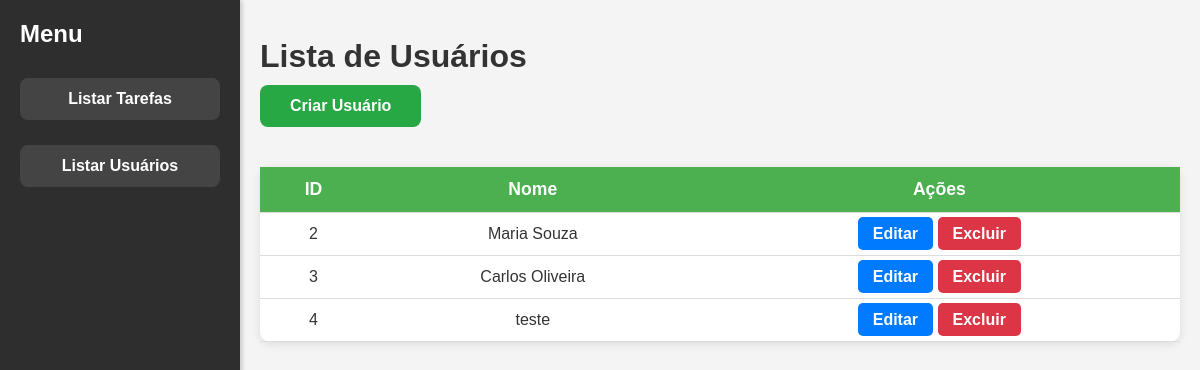
/?rota=usuarios, run on an earlier commit of the app's database.
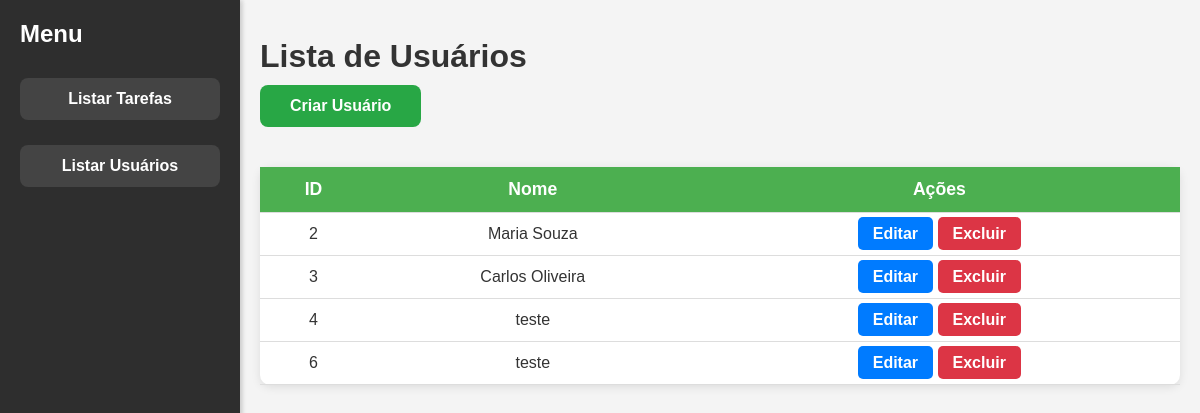
And on a later commit of the database.
### tables this page shows
CREATE TABLE responsaveis (
        id INTEGER PRIMARY KEY AUTOINCREMENT,
        nome TEXT NOT NULL,
        email TEXT NOT NULL,
        senha TEXT NOT NULL
    );

### src/controllers/UserController.php (called while the page is built, shortened)
<?php
require_once __DIR__ . '/../models/UserModel.php';
class UserController
{
    private $model;
    public function __construct()
    {
        $this->model = new UserModel();
    }
    public function index()
    {
        $usuarios = $this->model->listar();
        require __DIR__ . '/../../views/usuarios/index.php';
    }
}

### src/models/UserModel.php (called while the page is built, shortened)
<?php
class UserModel
{
    protected $pdo;
    protected $table = 'responsaveis';
    public function __construct()
    {
        $this->pdo = new PDO('sqlite:' . __DIR__ . '/../../database/database.sqlite');
        $this->pdo->setAttribute(PDO::ATTR_ERRMODE, PDO::ERRMODE_EXCEPTION);
    }
    public function listar()
    {
        $sql = "SELECT * FROM {$this->table}";
        $stmt = $this->pdo->query($sql);
        return $stmt->fetchAll(PDO::FETCH_ASSOC);
    }
}

### views/usuarios/index.php (the view, shortened to what this page needs)
<!DOCTYPE html>
<html lang="pt-BR">
<head>
    <link rel="stylesheet" href="../../public/style.css">
</head>
<body>
<div class="container">
    <main class="main-content">
        <h1>Lista de Usuários</h1>
        <a href="?rota=cadastrar-usuario" class="btn criar-btn">Criar Usuário</a>
        <table>
            <thead>
                <tr>
                    <th>ID</th>
                    <th>Nome</th>
                    <th>Ações</th>
                </tr>
            </thead>
            <tbody>
                <?php foreach ($usuarios as $usuario): ?>
                    <tr>
                        <td><?= htmlspecialchars($usuario['id']) ?></td>
                        <td><?= htmlspecialchars($usuario['nome']) ?></td>
                        <td>
                            <a href="?rota=editar-usuario&id=<?= $usuario['id'] ?>" class="btn editar-btn">Editar</a>
                            <a href="?rota=excluir-usuario&id=<?= $usuario['id'] ?>" class="btn excluir-btn" onclick="return confirm('Tem certeza que deseja excluir este usuário?')">Excluir</a>
                        </td>
                    </tr>
                <?php endforeach; ?>
            </tbody>
        </table>
    </main>
</div>
</body>
</html>

What changed in the data, as far as the page shows it:
added responsaveis: id "6", nome "teste"
